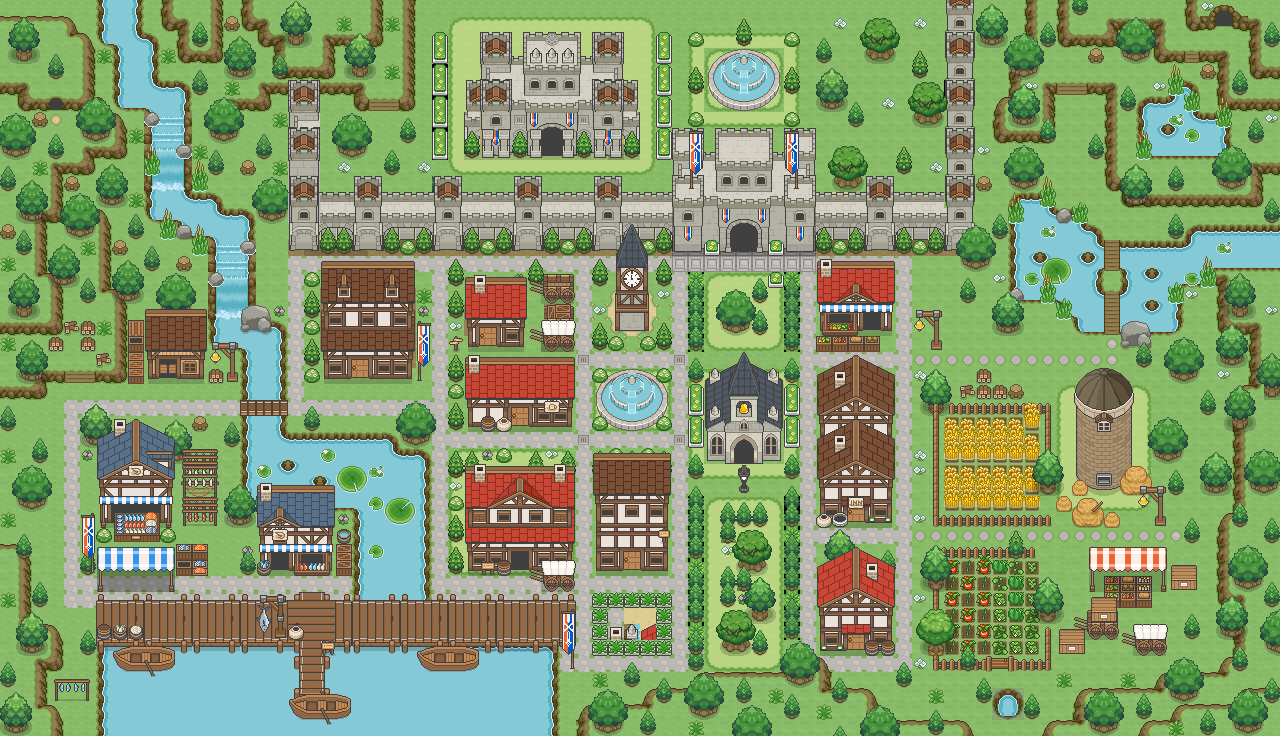

Below is a game level as drawn by its tile map, then a one-line description and the .tmx that defines it (tile-layer data replaced by summaries):
An orthogonal 80x46 tile map with 16x16 px tiles, 18 tile layers (Grass and Pathway, Water and North-West Hills, Home Footpath, Farm 1, ...), 14 tilesets.

<map version="1.10" tiledversion="1.11.1" orientation="orthogonal" renderorder="right-down" width="80" height="46" tilewidth="16" tileheight="16" infinite="0" nextlayerid="24" nextobjectid="1">
 <tileset firstgid="1" source="WALKWAYS.tsx" />
 <tileset firstgid="193" source="TREES.tsx" />
 <tileset firstgid="449" source="FARM.tsx" />
 <tileset firstgid="705" source="PORT.tsx" />
 <tileset firstgid="961" source="HOUSE 2.tsx" />
 <tileset firstgid="1217" source="HOUSE.tsx" />
 <tileset firstgid="1473" source="FOUNTAIN.tsx" />
 <tileset firstgid="1713" source="SHOPS 2.tsx" />
 <tileset firstgid="1969" source="CASTLE.tsx" />
 <tileset firstgid="2225" source="WALLS.tsx" />
 <tileset firstgid="2465" source="water.tsx" />
 <tileset firstgid="2585" source="SHOPS 1.tsx" />
 <tileset firstgid="2841" source="FARM PLANTS.tsx" />
 <tileset firstgid="3097" source="FARMING TERRAIN.tsx" />
 <layer id="1" name="Grass and Pathway" width="80" height="46">
  <data>[3680 cells, 3616 non-empty, 66 distinct tile ids]</data>
 </layer>
 <layer id="3" name="Water and North-West Hills" width="80" height="46">
  <data>[3680 cells, 1123 non-empty, 76 distinct tile ids]</data>
 </layer>
 <layer id="15" name="Home Footpath" width="80" height="46">
  <data>[3680 cells, 503 non-empty, 37 distinct tile ids]</data>
 </layer>
 <layer id="20" name="Farm 1" width="80" height="46">
  <data>[3680 cells, 189 non-empty, 70 distinct tile ids]</data>
 </layer>
 <layer id="21" name="Farm 0" width="80" height="46">
  <data>[3680 cells, 179 non-empty, 49 distinct tile ids]</data>
 </layer>
 <layer id="22" name="Farm -1" width="80" height="46">
  <data>[3680 cells, 44 non-empty, 21 distinct tile ids]</data>
 </layer>
 <layer id="4" name="Trees 3" width="80" height="46">
  <data>[3680 cells, 626 non-empty, 137 distinct tile ids]</data>
 </layer>
 <layer id="5" name="Trees 2" width="80" height="46">
  <data>[3680 cells, 231 non-empty, 54 distinct tile ids]</data>
 </layer>
 <layer id="6" name="Trees 1" width="80" height="46">
  <data>[3680 cells, 232 non-empty, 64 distinct tile ids]</data>
 </layer>
 <layer id="7" name="Lumber" width="80" height="46">
  <data>[3680 cells, 54 non-empty, 35 distinct tile ids]</data>
 </layer>
 <layer id="9" name="Port 2" width="80" height="46">
  <data>[3680 cells, 241 non-empty, 143 distinct tile ids]</data>
 </layer>
 <layer id="8" name="Port 1" width="80" height="46">
  <data>[3680 cells, 155 non-empty, 127 distinct tile ids]</data>
 </layer>
 <layer id="13" name="Castle Trees" width="80" height="46">
  <data>[3680 cells, 168 non-empty, 110 distinct tile ids]</data>
 </layer>
 <layer id="11" name="Town 2" width="80" height="46">
  <data>[3680 cells, 329 non-empty, 212 distinct tile ids]</data>
 </layer>
 <layer id="10" name="Town 1" width="80" height="46">
  <data>[3680 cells, 396 non-empty, 264 distinct tile ids]</data>
 </layer>
 <layer id="12" name="Town 0" width="80" height="46">
  <data>[3680 cells, 182 non-empty, 110 distinct tile ids]</data>
 </layer>
 <layer id="14" name="Town -1" width="80" height="46">
  <data>[3680 cells, 84 non-empty, 66 distinct tile ids]</data>
 </layer>
 <layer id="23" name="Hidden Movement" width="80" height="46">
  <data>[3680 cells, 166 non-empty, 139 distinct tile ids]</data>
 </layer>
</map>
